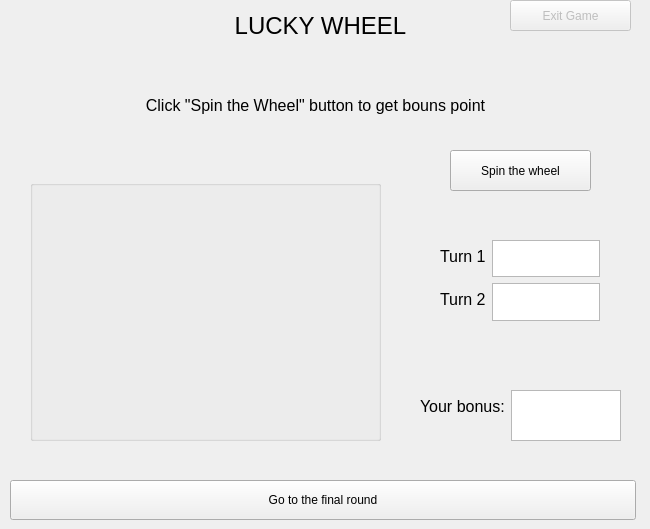
          <widget class="QWidget" name="tab">
            <attribute name="title">
              <string/>
            </attribute>
            <widget class="QLabel" name="label_13">
              <property name="geometry">
                <rect>
                  <x>0</x>
                  <y>0</y>
                  <width>641</width>
                  <height>51</height>
                </rect>
              </property>
              <property name="font">
                <font>
                  <pointsize>18</pointsize>
                </font>
              </property>
              <property name="text">
                <string>LUCKY WHEEL</string>
              </property>
              <property name="alignment">
                <set>Qt::AlignCenter</set>
              </property>
            </widget>
            <widget class="QLabel" name="label_14">
              <property name="geometry">
                <rect>
                  <x>30</x>
                  <y>60</y>
                  <width>571</width>
                  <height>91</height>
                </rect>
              </property>
              <property name="font">
                <font>
                  <pointsize>12</pointsize>
                </font>
              </property>
              <property name="text">
                <string>Click &quot;Spin the Wheel&quot; button to get bouns point</string>
              </property>
              <property name="alignment">
                <set>Qt::AlignCenter</set>
              </property>
              <property name="wordWrap">
                <bool>true</bool>
              </property>
            </widget>
            <widget class="QGroupBox" name="groupBox_5">
              <property name="geometry">
                <rect>
                  <x>30</x>
                  <y>180</y>
                  <width>351</width>
                  <height>261</height>
                </rect>
              </property>
              <property name="title">
                <string/>
              </property>
            </widget>
            <widget class="QPushButton" name="btnSpinWheel">
              <property name="geometry">
                <rect>
                  <x>450</x>
                  <y>150</y>
                  <width>141</width>
                  <height>41</height>
                </rect>
              </property>
              <property name="text">
                <string>Spin the wheel</string>
              </property>
            </widget>
            <widget class="QWidget" name="formLayoutWidget">
              <property name="geometry">
                <rect>
                  <x>440</x>
                  <y>240</y>
                  <width>160</width>
                  <height>81</height>
                </rect>
              </property>
              <layout class="QFormLayout" name="formLayout">
                <item row="0" column="1">
                  <widget class="QTextEdit" name="firstPoint">
                    <property name="readOnly">
                      <bool>true</bool>
                    </property>
                  </widget>
                </item>
                <item row="1" column="0">
                  <widget class="QLabel" name="label_16">
                    <property name="font">
                      <font>
                      <pointsize>12</pointsize>
                      </font>
                    </property>
                    <property name="text">
                      <string>Turn 2</string>
                    </property>
                  </widget>
                </item>
                <item row="1" column="1">
                  <widget class="QTextEdit" name="secondPoint">
                    <property name="readOnly">
                      <bool>true</bool>
                    </property>
                  </widget>
                </item>
                <item row="0" column="0">
                  <widget class="QLabel" name="label_15">
                    <property name="font">
                      <font>
                      <pointsize>12</pointsize>
                      </font>
                    </property>
                    <property name="text">
                      <string>Turn 1</string>
                    </property>
                  </widget>
                </item>
              </layout>
            </widget>
            <widget class="QWidget" name="formLayoutWidget_2">
              <property name="geometry">
                <rect>
                  <x>420</x>
                  <y>390</y>
                  <width>201</width>
                  <height>51</height>
                </rect>
              </property>
              <layout class="QFormLayout" name="formLayout_4">
                <item row="0" column="0">
                  <widget class="QLabel" name="label_17">
                  <property name="font">
                    <font>
                    <pointsize>12</pointsize>
                    </font>
                  </property>
                  <property name="text">
                    <string>Your bonus:</string>
                  </property>
                  </widget>
                </item>
                <item row="0" column="1">
                  <widget class="QTextEdit" name="textFinalBonus">
                    <property name="readOnly">
                      <bool>true</bool>
                    </property>
                  </widget>
                </item>
              </layout>
            </widget>
            <widget class="QPushButton" name="btnSubmitLW">
              <property name="geometry">
                <rect>
                  <x>10</x>
                  <y>480</y>
                  <width>626</width>
                  <height>40</height>
                </rect>
              </property>
              <property name="minimumSize">
                <size>
                  <width>0</width>
                  <height>40</height>
                </size>
              </property>
              <property name="text">
                <string>Go to the final round</string>
              </property>
            </widget>
            <widget class="QPushButton" name="btnBackToMenu_LW">
              <property name="enabled">
                <bool>false</bool>
              </property>
              <property name="geometry">
                <rect>
                  <x>510</x>
                  <y>0</y>
                  <width>121</width>
                  <height>31</height>
                </rect>
              </property>
              <property name="text">
                <string>Exit Game</string>
              </property>
            </widget>
          </widget>
